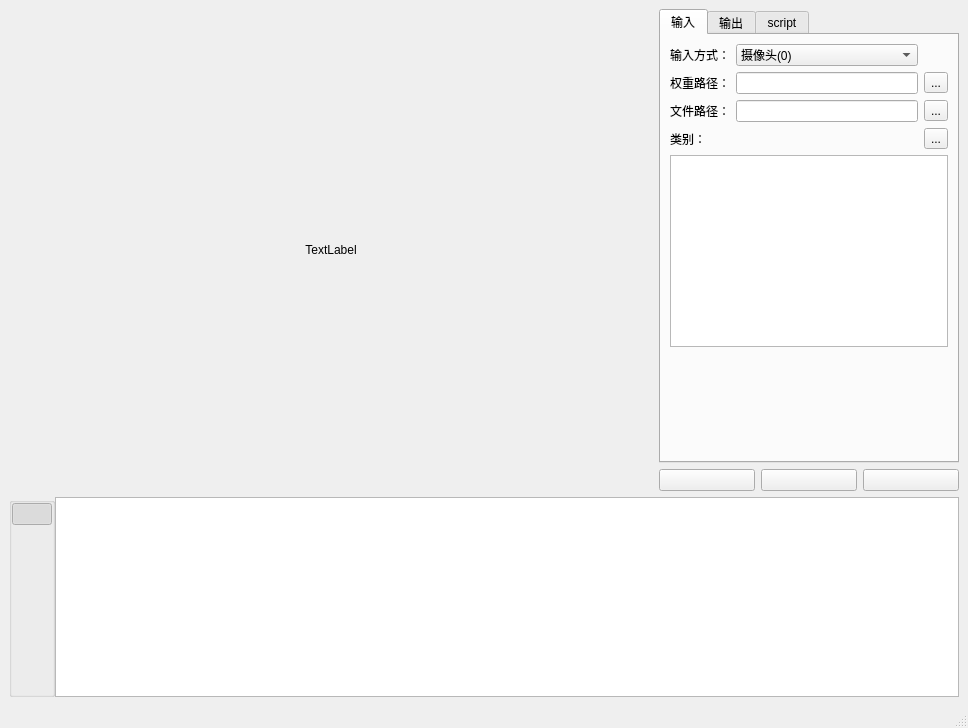
<?xml version="1.0" encoding="UTF-8"?>
<ui version="4.0">
 <class>MainWindow</class>
 <widget class="QMainWindow" name="MainWindow">
  <property name="geometry">
   <rect>
    <x>0</x>
    <y>0</y>
    <width>968</width>
    <height>728</height>
   </rect>
  </property>
  <property name="windowTitle">
   <string>Yolo2onnx detect Demo</string>
  </property>
  <widget class="QWidget" name="centralwidget">
   <layout class="QVBoxLayout" name="verticalLayout_3">
    <item>
     <layout class="QHBoxLayout" name="horizontalLayout_2">
      <item>
       <widget class="QLabel" name="label">
        <property name="minimumSize">
         <size>
          <width>640</width>
          <height>480</height>
         </size>
        </property>
        <property name="text">
         <string>TextLabel</string>
        </property>
        <property name="alignment">
         <set>Qt::AlignCenter</set>
        </property>
       </widget>
      </item>
      <item>
       <layout class="QVBoxLayout" name="verticalLayout">
        <item>
         <widget class="QTabWidget" name="tabWidget">
          <property name="minimumSize">
           <size>
            <width>300</width>
            <height>0</height>
           </size>
          </property>
          <property name="maximumSize">
           <size>
            <width>300</width>
            <height>16777215</height>
           </size>
          </property>
          <property name="currentIndex">
           <number>0</number>
          </property>
          <widget class="QWidget" name="tab">
           <attribute name="title">
            <string>输入</string>
           </attribute>
           <layout class="QGridLayout" name="gridLayout">
            <item row="4" column="0">
             <widget class="QLabel" name="label_5">
              <property name="text">
               <string>权重路径：</string>
              </property>
             </widget>
            </item>
            <item row="5" column="2">
             <widget class="QToolButton" name="toolButton_2">
              <property name="text">
               <string>...</string>
              </property>
             </widget>
            </item>
            <item row="8" column="0" colspan="3">
             <spacer name="verticalSpacer">
              <property name="orientation">
               <enum>Qt::Vertical</enum>
              </property>
              <property name="sizeHint" stdset="0">
               <size>
                <width>20</width>
                <height>40</height>
               </size>
              </property>
             </spacer>
            </item>
            <item row="4" column="2">
             <widget class="QToolButton" name="toolButton_3">
              <property name="text">
               <string>...</string>
              </property>
             </widget>
            </item>
            <item row="0" column="1">
             <widget class="QComboBox" name="comboBox">
              <item>
               <property name="text">
                <string>摄像头(0)</string>
               </property>
              </item>
              <item>
               <property name="text">
                <string>图片/视频(file)</string>
               </property>
              </item>
              <item>
               <property name="text">
                <string>网络视频流(url)</string>
               </property>
              </item>
              <item>
               <property name="text">
                <string>屏幕(screen)</string>
               </property>
              </item>
              <item>
               <property name="text">
                <string>自定义</string>
               </property>
              </item>
             </widget>
            </item>
            <item row="5" column="1">
             <widget class="QLineEdit" name="lineEdit_2">
              <property name="readOnly">
               <bool>true</bool>
              </property>
             </widget>
            </item>
            <item row="6" column="2">
             <widget class="QToolButton" name="toolButton_4">
              <property name="text">
               <string>...</string>
              </property>
             </widget>
            </item>
            <item row="5" column="0">
             <widget class="QLabel" name="label_4">
              <property name="text">
               <string>文件路径：</string>
              </property>
             </widget>
            </item>
            <item row="7" column="0" colspan="3">
             <widget class="QTextEdit" name="textEdit"/>
            </item>
            <item row="4" column="1">
             <widget class="QLineEdit" name="lineEdit_3">
              <property name="readOnly">
               <bool>true</bool>
              </property>
             </widget>
            </item>
            <item row="6" column="0" colspan="2">
             <widget class="QLabel" name="label_6">
              <property name="text">
               <string>类别：</string>
              </property>
             </widget>
            </item>
            <item row="0" column="0">
             <widget class="QLabel" name="label_3">
              <property name="text">
               <string>输入方式：</string>
              </property>
             </widget>
            </item>
           </layout>
          </widget>
          <widget class="QWidget" name="tab_2">
           <attribute name="title">
            <string>输出</string>
           </attribute>
           <layout class="QGridLayout" name="gridLayout_2">
            <item row="9" column="2">
             <widget class="QToolButton" name="toolButton">
              <property name="text">
               <string>...</string>
              </property>
             </widget>
            </item>
            <item row="8" column="1">
             <spacer name="verticalSpacer_3">
              <property name="orientation">
               <enum>Qt::Vertical</enum>
              </property>
              <property name="sizeHint" stdset="0">
               <size>
                <width>20</width>
                <height>40</height>
               </size>
              </property>
             </spacer>
            </item>
            <item row="9" column="1">
             <widget class="QLineEdit" name="lineEdit">
              <property name="readOnly">
               <bool>true</bool>
              </property>
             </widget>
            </item>
            <item row="7" column="0" colspan="3">
             <layout class="QHBoxLayout" name="horizontalLayout_5">
              <item>
               <widget class="QCheckBox" name="checkBox_4">
                <property name="text">
                 <string>录制视频</string>
                </property>
               </widget>
              </item>
              <item>
               <widget class="QSpinBox" name="spinBox">
                <property name="prefix">
                 <string>帧率:</string>
                </property>
                <property name="minimum">
                 <number>1</number>
                </property>
                <property name="maximum">
                 <number>120</number>
                </property>
                <property name="value">
                 <number>15</number>
                </property>
               </widget>
              </item>
             </layout>
            </item>
            <item row="6" column="0" colspan="3">
             <layout class="QHBoxLayout" name="horizontalLayout_8">
              <item>
               <widget class="QCheckBox" name="checkBox_5">
                <property name="text">
                 <string>打印检测结果</string>
                </property>
                <property name="checked">
                 <bool>true</bool>
                </property>
               </widget>
              </item>
              <item>
               <widget class="QCheckBox" name="checkBox_6">
                <property name="text">
                 <string>打印坐标</string>
                </property>
               </widget>
              </item>
             </layout>
            </item>
            <item row="11" column="0" colspan="3">
             <layout class="QHBoxLayout" name="horizontalLayout_6">
              <item>
               <widget class="QPushButton" name="pushButton">
                <property name="text">
                 <string>截图并保存</string>
                </property>
                <property name="icon">
                 <iconset resource="resource.qrc">
                  <normaloff>:/icon/icon/screenshot.svg</normaloff>:/icon/icon/screenshot.svg</iconset>
                </property>
               </widget>
              </item>
              <item>
               <widget class="QPushButton" name="pushButton_3">
                <property name="text">
                 <string>保存控制台记录</string>
                </property>
                <property name="icon">
                 <iconset resource="resource.qrc">
                  <normaloff>:/icon/icon/save.svg</normaloff>:/icon/icon/save.svg</iconset>
                </property>
               </widget>
              </item>
             </layout>
            </item>
            <item row="9" column="0">
             <widget class="QLabel" name="label_2">
              <property name="text">
               <string>保存路径：</string>
              </property>
             </widget>
            </item>
            <item row="15" column="0" colspan="3">
             <widget class="QPushButton" name="pushButton_2">
              <property name="text">
               <string>打开存放目录</string>
              </property>
              <property name="icon">
               <iconset resource="resource.qrc">
                <normaloff>:/icon/icon/folder.svg</normaloff>:/icon/icon/folder.svg</iconset>
              </property>
             </widget>
            </item>
            <item row="1" column="0" colspan="3">
             <layout class="QHBoxLayout" name="horizontalLayout">
              <item>
               <widget class="QLabel" name="label_7">
                <property name="text">
                 <string>置信度阈值：</string>
                </property>
               </widget>
              </item>
              <item>
               <widget class="QDoubleSpinBox" name="doubleSpinBox">
                <property name="minimum">
                 <double>0.050000000000000</double>
                </property>
                <property name="maximum">
                 <double>1.000000000000000</double>
                </property>
                <property name="singleStep">
                 <double>0.050000000000000</double>
                </property>
                <property name="value">
                 <double>0.500000000000000</double>
                </property>
               </widget>
              </item>
              <item>
               <widget class="QLabel" name="label_10">
                <property name="text">
                 <string>IOU阈值：</string>
                </property>
               </widget>
              </item>
              <item>
               <widget class="QDoubleSpinBox" name="doubleSpinBox_2">
                <property name="minimum">
                 <double>0.050000000000000</double>
                </property>
                <property name="maximum">
                 <double>1.000000000000000</double>
                </property>
                <property name="singleStep">
                 <double>0.050000000000000</double>
                </property>
                <property name="value">
                 <double>0.500000000000000</double>
                </property>
               </widget>
              </item>
             </layout>
            </item>
            <item row="0" column="0" colspan="3">
             <widget class="QCheckBox" name="checkBox">
              <property name="text">
               <string>显示实时帧数</string>
              </property>
              <property name="checked">
               <bool>true</bool>
              </property>
             </widget>
            </item>
            <item row="4" column="0" colspan="3">
             <layout class="QHBoxLayout" name="horizontalLayout_4">
              <item>
               <widget class="QCheckBox" name="checkBox_2">
                <property name="text">
                 <string>显示锚框</string>
                </property>
                <property name="checked">
                 <bool>true</bool>
                </property>
               </widget>
              </item>
              <item>
               <layout class="QHBoxLayout" name="horizontalLayout_7">
                <item>
                 <widget class="QLabel" name="label_9">
                  <property name="text">
                   <string>锚框颜色：</string>
                  </property>
                 </widget>
                </item>
                <item>
                 <widget class="QToolButton" name="toolButton_6">
                  <property name="styleSheet">
                   <string notr="true">color:rgb(255, 0, 0)</string>
                  </property>
                  <property name="text">
                   <string>...</string>
                  </property>
                 </widget>
                </item>
               </layout>
              </item>
             </layout>
            </item>
           </layout>
          </widget>
          <widget class="QWidget" name="tab_3">
           <attribute name="title">
            <string>script</string>
           </attribute>
           <layout class="QGridLayout" name="gridLayout_3">
            <item row="0" column="0">
             <widget class="QCheckBox" name="checkBox_3">
              <property name="text">
               <string>Enable</string>
              </property>
             </widget>
            </item>
            <item row="0" column="2">
             <widget class="QToolButton" name="toolButton_5">
              <property name="text">
               <string>...</string>
              </property>
             </widget>
            </item>
            <item row="1" column="0" colspan="3">
             <widget class="QTextEdit" name="textEdit_2">
              <property name="lineWrapMode">
               <enum>QTextEdit::NoWrap</enum>
              </property>
              <property name="acceptRichText">
               <bool>false</bool>
              </property>
             </widget>
            </item>
            <item row="0" column="1">
             <widget class="QPushButton" name="pushButton_7">
              <property name="text">
               <string>reload</string>
              </property>
             </widget>
            </item>
           </layout>
          </widget>
         </widget>
        </item>
        <item>
         <layout class="QHBoxLayout" name="horizontalLayout_3">
          <item>
           <widget class="QPushButton" name="pushButton_4">
            <property name="text">
             <string/>
            </property>
            <property name="icon">
             <iconset resource="resource.qrc">
              <normaloff>:/icon/icon/start.svg</normaloff>:/icon/icon/start.svg</iconset>
            </property>
           </widget>
          </item>
          <item>
           <widget class="QPushButton" name="pushButton_6">
            <property name="text">
             <string/>
            </property>
            <property name="icon">
             <iconset resource="resource.qrc">
              <normaloff>:/icon/icon/pause.svg</normaloff>:/icon/icon/pause.svg</iconset>
            </property>
           </widget>
          </item>
          <item>
           <widget class="QPushButton" name="pushButton_5">
            <property name="text">
             <string/>
            </property>
            <property name="icon">
             <iconset resource="resource.qrc">
              <normaloff>:/icon/icon/stop.svg</normaloff>:/icon/icon/stop.svg</iconset>
            </property>
           </widget>
          </item>
         </layout>
        </item>
       </layout>
      </item>
     </layout>
    </item>
    <item>
     <layout class="QHBoxLayout" name="horizontalLayout_9">
      <property name="spacing">
       <number>0</number>
      </property>
      <item>
       <widget class="QGroupBox" name="verticalGroupBox">
        <property name="minimumSize">
         <size>
          <width>0</width>
          <height>200</height>
         </size>
        </property>
        <property name="maximumSize">
         <size>
          <width>16777215</width>
          <height>200</height>
         </size>
        </property>
        <layout class="QVBoxLayout" name="verticalLayout_2">
         <property name="spacing">
          <number>6</number>
         </property>
         <property name="leftMargin">
          <number>0</number>
         </property>
         <property name="topMargin">
          <number>0</number>
         </property>
         <property name="rightMargin">
          <number>0</number>
         </property>
         <property name="bottomMargin">
          <number>0</number>
         </property>
         <item>
          <widget class="QPushButton" name="pushButton_8">
           <property name="toolTip">
            <string>锁定/取消 在底部</string>
           </property>
           <property name="text">
            <string/>
           </property>
           <property name="icon">
            <iconset resource="resource.qrc">
             <normaloff>:/icon/icon/unlock.svg</normaloff>
             <activeoff>:/icon/icon/unlock.svg</activeoff>
             <activeon>:/icon/icon/lock.svg</activeon>:/icon/icon/unlock.svg</iconset>
           </property>
           <property name="checkable">
            <bool>true</bool>
           </property>
           <property name="checked">
            <bool>true</bool>
           </property>
           <property name="flat">
            <bool>true</bool>
           </property>
          </widget>
         </item>
         <item>
          <widget class="QPushButton" name="pushButton_10">
           <property name="toolTip">
            <string>清空控制台</string>
           </property>
           <property name="text">
            <string/>
           </property>
           <property name="icon">
            <iconset resource="resource.qrc">
             <normaloff>:/icon/icon/clear.svg</normaloff>:/icon/icon/clear.svg</iconset>
           </property>
           <property name="flat">
            <bool>true</bool>
           </property>
          </widget>
         </item>
         <item>
          <spacer name="verticalSpacer_2">
           <property name="orientation">
            <enum>Qt::Vertical</enum>
           </property>
           <property name="sizeHint" stdset="0">
            <size>
             <width>20</width>
             <height>40</height>
            </size>
           </property>
          </spacer>
         </item>
        </layout>
       </widget>
      </item>
      <item>
       <widget class="QTextBrowser" name="textBrowser">
        <property name="minimumSize">
         <size>
          <width>0</width>
          <height>200</height>
         </size>
        </property>
        <property name="maximumSize">
         <size>
          <width>16777215</width>
          <height>200</height>
         </size>
        </property>
        <property name="font">
         <font>
          <family>Arial</family>
          <pointsize>11</pointsize>
         </font>
        </property>
        <property name="html">
         <string>&lt;!DOCTYPE HTML PUBLIC &quot;-//W3C//DTD HTML 4.0//EN&quot; &quot;http://www.w3.org/TR/REC-html40/strict.dtd&quot;&gt;
&lt;html&gt;&lt;head&gt;&lt;meta name=&quot;qrichtext&quot; content=&quot;1&quot; /&gt;&lt;style type=&quot;text/css&quot;&gt;
p, li { white-space: pre-wrap; }
&lt;/style&gt;&lt;/head&gt;&lt;body style=&quot; font-family:'Arial'; font-size:11pt; font-weight:400; font-style:normal;&quot;&gt;
&lt;p style=&quot;-qt-paragraph-type:empty; margin-top:0px; margin-bottom:0px; margin-left:0px; margin-right:0px; -qt-block-indent:0; text-indent:0px;&quot;&gt;&lt;br /&gt;&lt;/p&gt;&lt;/body&gt;&lt;/html&gt;</string>
        </property>
        <property name="openExternalLinks">
         <bool>false</bool>
        </property>
        <property name="openLinks">
         <bool>false</bool>
        </property>
       </widget>
      </item>
     </layout>
    </item>
   </layout>
  </widget>
  <widget class="QStatusBar" name="statusbar"/>
 </widget>
 <resources>
  <include location="resource.qrc"/>
 </resources>
 <connections/>
</ui>
